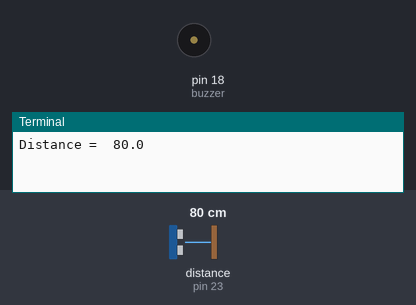
Simulated run of this program. Board: Raspberry Pi (header pin numbers). On the bench: buzzer (waves = sounding), the last lines printed to the terminal. The test bench sets the inputs (shaded band); at power-on: distance to the obstacle (sensor on pin 23) 80 cm. The echo pulse lasts 58.3 µs per cm.

Above: at 1.2 s.
1.3 s: distance to the obstacle (sensor on pin 23) set to 21 cm
3.6 s: distance to the obstacle (sensor on pin 23) set to 18 cm
At 5.2 s:
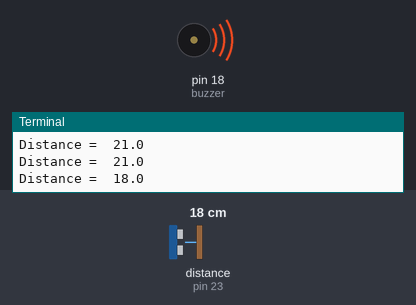
Timing chart, 0 to 6.7 s (numbered marks = the images above; inputs shaded):
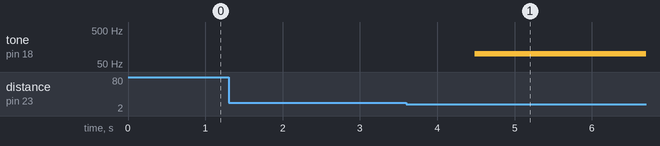

The program:

code.py
```python
import time
from time import sleep                  #importing time library and its sleep function
import RPi.GPIO as pin
from gpiozero import DistanceSensor
from gpiozero import PWMLED

pin.setmode(pin.BOARD)                  #using GPIO naming convention

buzzer = PWMLED(18)                     #setting GPIO 18 as pin for buzzer, as it is a PWM pin.
sensor = DistanceSensor(echo=23, trigger=24)    #setting ultrasonic sensor and definig its pins

while True:                             #while loop for if any value is availible
    distance = sensor.distance * 100    #converting distance calculated from sensor into cm from metre
    print('Distance = ', distance)      #printing the value to terminal

    if(distance < 20):                  #if case for values lower than 20.
        buzzer.value = 1 - (distance / 20)  #setting the value of the pwm buzzer to 1 - (distance / 20). eg. - let distance be 15. in that case, pwm value will be 1 - 3/4 = 1/4.

    elif(distance >= 20):
        buzzer.value = 0


    sleep(1)
buzzer.off()
```

Measured:
- the behaviour switches between 20 and 19 cm on distance to the obstacle (sensor on pin 23) (found by bisection; images 0 and 1)
- after the input at 3.6 s, tone on pin 18 (buzzer): silent → 100 Hz after 0.88 s
